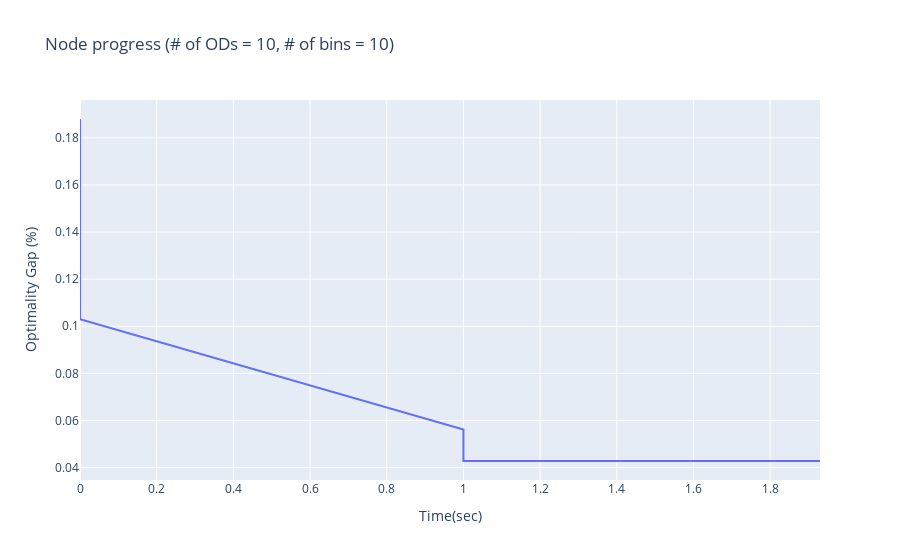

Here is the notebook cell this chart was saved with:
### Code cell
glt.plot(node_log, y="Gap", color="Log", type="line", labels={"Time": "Time(sec)", "Gap": "Optimality Gap (%)"}, title = "Node progress (# of ODs = {}, # of bins = {})".format(n_ods, n_bins))

### Figure 1 — Plotly figure (JSON) as saved in the notebook; plotly's stock layout.template omitted (floating-point values rounded to 4 significant figures)
{"data": [{"hovertemplate": "Time(sec)=%{x}<br>Optimality Gap (%)=%{y}<extra></extra>", "legendgroup": "", "line": {"color": "#636efa", "dash": "solid"}, "marker": {"symbol": "circle"}, "mode": "lines", "name": "", "orientation": "v", "showlegend": false, "type": "scatter", "x": [0, 0, 0, 0, 0, 0, 0, 0, 0, 0, 0, 0, 0, 0, 1, 1, 1, 1, 1.93], "xaxis": "x", "y": [null, null, null, null, null, null, null, 0.188, 0.188, 0.188, 0.166, 0.166, 0.114, 0.103, 0.0562, 0.0554, 0.0505, 0.0428, 0.0428], "yaxis": "y"}], "layout": {"legend": {"tracegroupgap": 0}, "title": {"text": "Node progress (# of ODs = 10, # of bins = 10)"}, "xaxis": {"anchor": "y", "domain": [0, 1], "title": {"text": "Time(sec)"}}, "yaxis": {"anchor": "x", "domain": [0, 1], "title": {"text": "Optimality Gap (%)"}}}}
